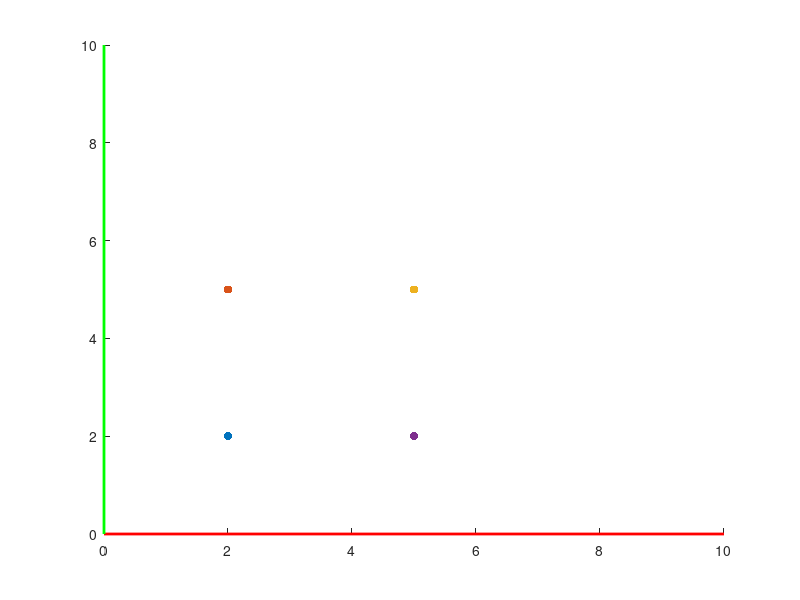

MATLAB code for this plot: (Note: this script raises an error after producing the figure.)
P1 = [2,2,0,1]';
P2 = [2,5,0,1]';
P3 = [5,5,0,1]';
P4 = [5,2,0,1]';
dy = 4;


for i=0:0.1:dy

    clf

    %Plottting axes.
    line([0 10],[0 0],[0 0],"Color","red","LineWidth",2)
    line([0 0],[0 10],[0 0],"Color","green","LineWidth",2)

    hold on

    % Plotting P1
    scatter(P1(1),P1(2),"filled","red");
    scatter(P2(1),P2(2),"filled","red");
    scatter(P3(1),P3(2),"filled","red");
    scatter(P4(1),P4(2),"filled","red");

    hold on

    punto1 = Traslacion(0, i, 0, P1);
    scatter(punto1(1),punto1(2),"filled","green")
    punto2 = Traslacion(0, i, 0, P2);
    scatter(punto2(1),punto2(2),"filled","green")
    punto3 = Traslacion(0, i, 0, P3);
    scatter(punto3(1),punto3(2),"filled","green")
    punto4 = Traslacion(0, i, 0, P4);
    scatter(punto4(1),punto4(2),"filled","green")

    line([punto1(1) punto2(1)],[punto1(2) punto2(2)])'
    line([punto2(1) punto3(1)],[punto2(2) punto3(2)])'
    line([punto3(1) punto4(1)],[punto3(2) punto4(2)])'
    line([punto4(1) punto1(1)],[punto4(2) punto1(2)])'

    pause(0.1)

end
